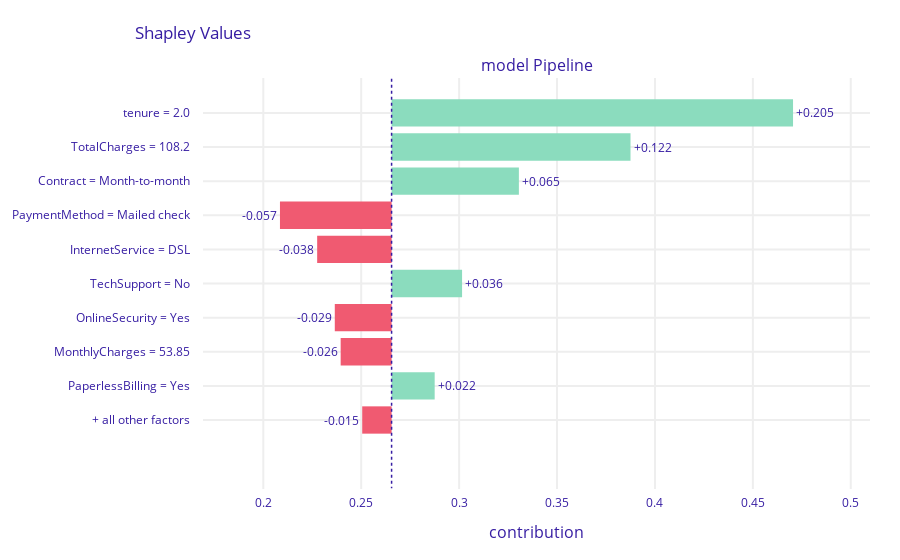

The notebook cell this image was saved under:
### Code cell
bd_henry = model_exp.predict_parts(customerB, 
             type = 'shap')
bd_henry.plot(max_vars =10)

### Figure 1 — Plotly figure (JSON) as saved in the notebook; plotly's stock layout.template omitted (floating-point values rounded to 4 significant figures)
{"data": [{"base": 0.2655, "hoverinfo": "text", "hoverlabel": {"bgcolor": "rgba(0, 0, 0, 0.8)"}, "hovertext": ["Average response: 0.266<br>Prediction: 0.548<br>tenure = 2.0<br>increases average response <br>by 0.205", "Average response: 0.266<br>Prediction: 0.548<br>TotalCharges = 108.2<br>increases average response <br>by 0.122", "Average response: 0.266<br>Prediction: 0.548<br>Contract = Month-to-month<br>increases average response <br>by 0.065", "Average response: 0.266<br>Prediction: 0.548<br>PaymentMethod = Mailed check<br>decreases average response <br>by 0.057", "Average response: 0.266<br>Prediction: 0.548<br>InternetService = DSL<br>decreases average response <br>by 0.038", "Average response: 0.266<br>Prediction: 0.548<br>TechSupport = No<br>increases average response <br>by 0.036", "Average response: 0.266<br>Prediction: 0.548<br>OnlineSecurity = Yes<br>decreases average response <br>by 0.029", "Average response: 0.266<br>Prediction: 0.548<br>MonthlyCharges = 53.85<br>decreases average response <br>by 0.026", "Average response: 0.266<br>Prediction: 0.548<br>PaperlessBilling = Yes<br>increases average response <br>by 0.022", "Average response: 0.266<br>Prediction: 0.548<br>+ all other factors<br>decreases average response <br>by 0.015"], "marker": {"color": ["#8bdcbe", "#8bdcbe", "#8bdcbe", "#f05a71", "#f05a71", "#8bdcbe", "#f05a71", "#f05a71", "#8bdcbe", "#f05a71"]}, "orientation": "h", "showlegend": false, "text": ["+0.205", "+0.122", "+0.065", "-0.057", "-0.038", "+0.036", "-0.029", "-0.026", "+0.022", "-0.015"], "textposition": "outside", "type": "bar", "x": [0.205, 0.122, 0.065, -0.057, -0.038, 0.036, -0.029, -0.026, 0.022, -0.015], "xaxis": "x", "y": ["tenure = 2.0", "TotalCharges = 108.2", "Contract = Month-to-month", "PaymentMethod = Mailed check", "InternetService = DSL", "TechSupport = No", "OnlineSecurity = Yes", "MonthlyCharges = 53.85", "PaperlessBilling = Yes", "+ all other factors"], "yaxis": "y"}], "layout": {"annotations": [{"font": {"size": 16}, "showarrow": false, "text": "model Pipeline", "x": 0.5, "xanchor": "center", "xref": "paper", "y": 1, "yanchor": "bottom", "yref": "paper"}, {"font": {"size": 16}, "showarrow": false, "text": "contribution", "x": 0.5, "xanchor": "center", "xref": "paper", "y": 0, "yanchor": "top", "yref": "paper", "yshift": -30}], "autosize": true, "font": {"color": "#371ea3"}, "margin": {"b": 71, "r": 30, "t": 78}, "shapes": [{"line": {"color": "#371ea3", "dash": "dot", "width": 1.5}, "type": "line", "x0": 0.2655, "x1": 0.2655, "xref": "x", "y0": -1, "y1": 11, "yref": "y"}], "title": {"text": "Shapley Values", "x": 0.15}, "xaxis": {"anchor": "y", "automargin": true, "domain": [0, 1], "fixedrange": true, "gridwidth": 2, "range": [0.1692, 0.5098], "tickcolor": "white", "ticklen": 3, "ticks": "outside", "type": "linear", "zeroline": false}, "yaxis": {"anchor": "x", "automargin": true, "autorange": true, "domain": [0, 1], "fixedrange": true, "gridwidth": 2, "range": [11.04, -1.04], "tickcolor": "white", "ticklen": 10, "ticks": "outside", "type": "category"}}}
